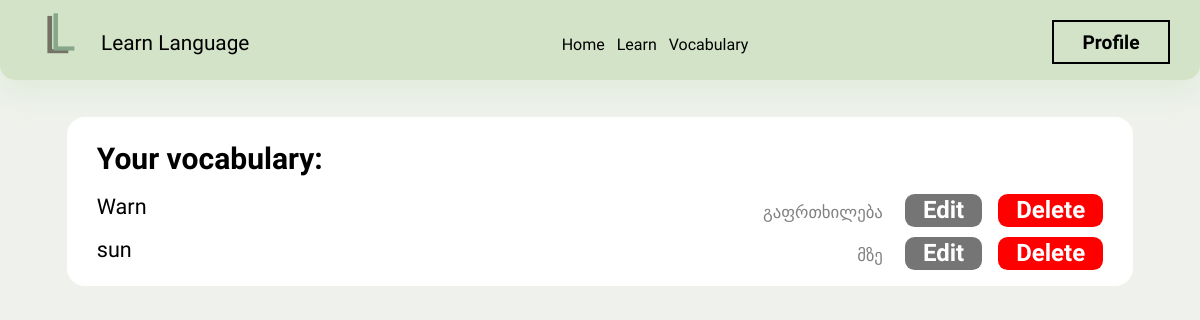
Page /vocabulary/ (signed in) on the earlier database version.
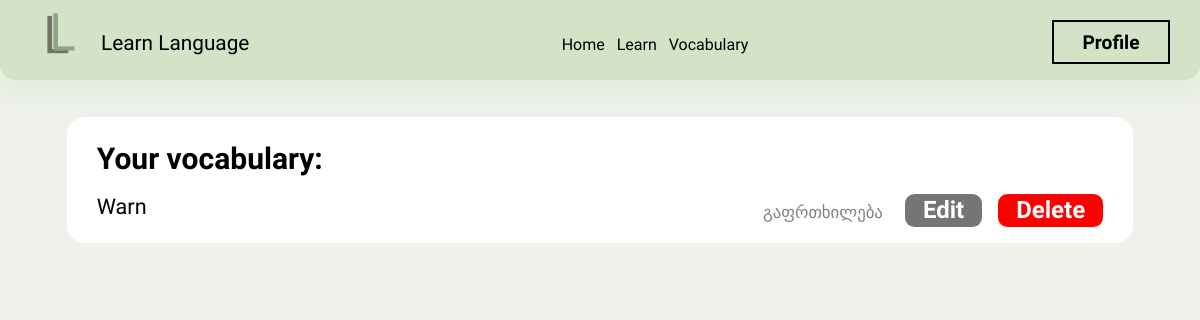
Same page on the later database version.
### LL/models.py (models this page shows, shortened)
class Word(models.Model):
    user = models.ForeignKey(User, on_delete=models.CASCADE, related_name="word_for_user")
    word = models.CharField(max_length=100)
    learned = models.BooleanField(default=False)
    meaning = models.CharField(max_length=100, default="")

### LL/views.py (the view)
# urls.py: path('vocabulary/', views.vocabulary, name="vocabulary"),
def vocabulary(request):
    words = Word.objects.all().filter(user=request.user)
    return render(request, "vocab.html", {
        "words": words
    })

### LL/templates/vocab.html (shortened to what this page needs)
{% extends 'layout.html' %}
{% load static %}
{% block header %}
    <link href="{% static 'css/vocab.css' %}" rel="stylesheet">
{% endblock %}
{% block body %}
    <div class="words-list">
        <h1 class="words-list-header">Your vocabulary:</h1>
        {% for word in words %}
            <div class="word-list-list">
                <h1 class="word-list-list-word">{{ word.word }}</h1>
                <div class="word-list-list-buttons">
                    <h1 class="word-list-list-translation">{{ word.meaning }}</h1>
                    <button class="word-list-list-button2" onclick="open_edit_div(`{{word.word}}`, `{{word.meaning}}`)">Edit</button>
                    <button class="word-list-list-button1" onclick="delete_word(`{{ word.word }}`, `{{word.pk}}`)">Delete</button>
                </div>
            </div>
        {% endfor %}
    </div>
{% endblock %}

Differences in the rows shown:
removed Word: word "sun", meaning "მზე"
